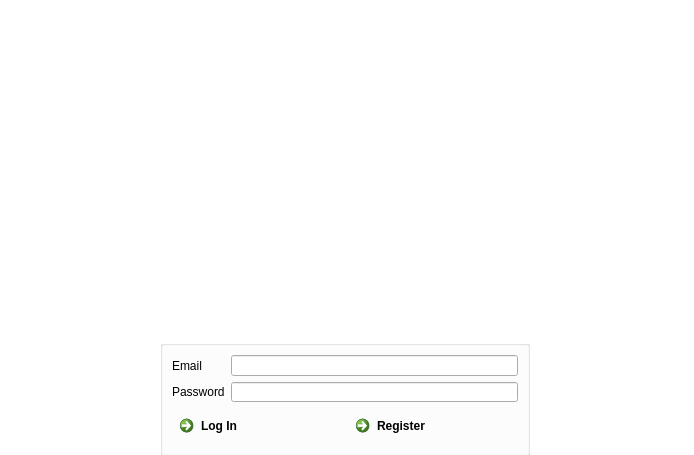
<?xml version="1.0" encoding="UTF-8"?>
<ui version="4.0">
 <class>Bomberman_dialog</class>
 <widget class="QDialog" name="Bomberman_dialog">
  <property name="enabled">
   <bool>true</bool>
  </property>
  <property name="geometry">
   <rect>
    <x>0</x>
    <y>0</y>
    <width>694</width>
    <height>455</height>
   </rect>
  </property>
  <property name="windowTitle">
   <string>Title</string>
  </property>
  <property name="windowIcon">
   <iconset resource="Resurse.qrc">
    <normaloff>:/bomb/img/Bomb.jpg</normaloff>:/bomb/img/Bomb.jpg</iconset>
  </property>
  <property name="styleSheet">
   <string notr="true"/>
  </property>
  <widget class="QGroupBox" name="groupBox">
   <property name="geometry">
    <rect>
     <x>160</x>
     <y>340</y>
     <width>370</width>
     <height>116</height>
    </rect>
   </property>
   <property name="styleSheet">
    <string notr="true">border-image: url(:/plain/img/plain color.jpg)</string>
   </property>
   <property name="title">
    <string/>
   </property>
   <layout class="QGridLayout" name="gridLayout">
    <item row="0" column="0" colspan="2">
     <layout class="QHBoxLayout" name="horizontalLayout">
      <item>
       <layout class="QVBoxLayout" name="verticalLayout">
        <item>
         <widget class="QLabel" name="label_username">
          <property name="styleSheet">
           <string notr="true">border-image:transparent;</string>
          </property>
          <property name="text">
           <string>Email</string>
          </property>
         </widget>
        </item>
        <item>
         <widget class="QLabel" name="label_password">
          <property name="styleSheet">
           <string notr="true">border-image:transparent;</string>
          </property>
          <property name="text">
           <string>Password</string>
          </property>
         </widget>
        </item>
       </layout>
      </item>
      <item>
       <layout class="QVBoxLayout" name="verticalLayout_2">
        <item>
         <widget class="QLineEdit" name="lineEdit_email">
          <property name="autoFillBackground">
           <bool>false</bool>
          </property>
          <property name="styleSheet">
           <string notr="true">border-image:transparent;</string>
          </property>
         </widget>
        </item>
        <item>
         <widget class="QLineEdit" name="lineEdit_password">
          <property name="styleSheet">
           <string notr="true">border-image:transparent;</string>
          </property>
          <property name="echoMode">
           <enum>QLineEdit::Password</enum>
          </property>
         </widget>
        </item>
       </layout>
      </item>
     </layout>
    </item>
    <item row="1" column="0">
     <widget class="QCommandLinkButton" name="commandLinkButton_login">
      <property name="inputMethodHints">
       <set>Qt::ImhNone</set>
      </property>
      <property name="text">
       <string>Log In</string>
      </property>
      <property name="icon">
       <iconset resource="Resurse.qrc">
        <normaloff>:/login/img/login.png</normaloff>:/login/img/login.png</iconset>
      </property>
     </widget>
    </item>
    <item row="1" column="1">
     <layout class="QHBoxLayout" name="horizontalLayout_3">
      <item>
       <widget class="QCommandLinkButton" name="commandLinkButton_signup">
        <property name="text">
         <string>Register</string>
        </property>
        <property name="icon">
         <iconset resource="Resurse.qrc">
          <normaloff>:/signup/img/signup.png</normaloff>:/signup/img/signup.png</iconset>
        </property>
       </widget>
      </item>
     </layout>
    </item>
   </layout>
  </widget>
  <widget class="QGraphicsView" name="graphicsView">
   <property name="geometry">
    <rect>
     <x>-11</x>
     <y>-11</y>
     <width>711</width>
     <height>471</height>
    </rect>
   </property>
   <property name="styleSheet">
    <string notr="true">border-image: url(:/title/img/Bomberman Title.jpg);</string>
   </property>
  </widget>
  <zorder>graphicsView</zorder>
  <zorder>groupBox</zorder>
 </widget>
 <resources>
  <include location="Resurse.qrc"/>
 </resources>
 <connections/>
</ui>
